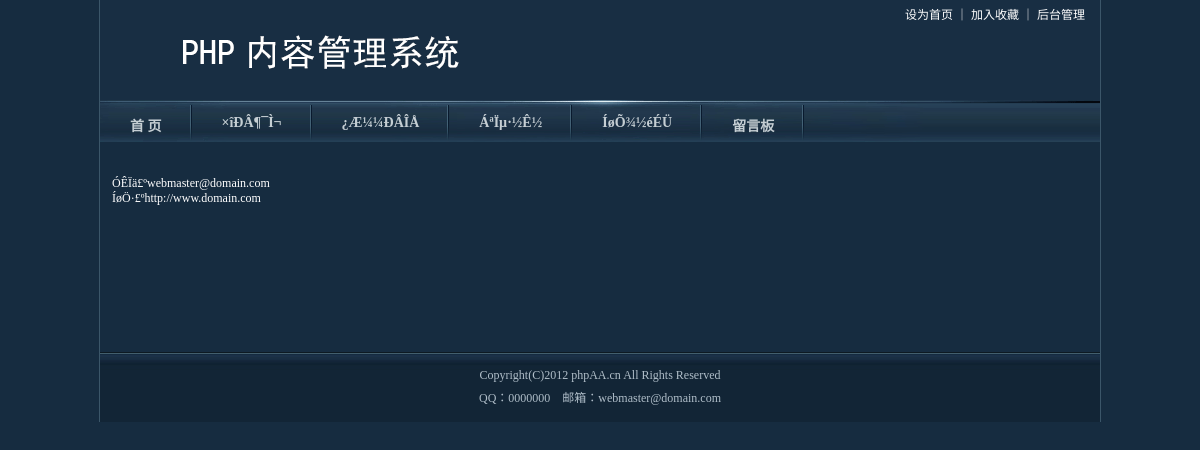
Page /page.php?id=2 on the committed database.
### tables this page shows
CREATE TABLE IF NOT EXISTS `cms_category` (
  `id` int(11) NOT NULL AUTO_INCREMENT COMMENT 'À¸Ä¿ID',
  `pid` int(11) NOT NULL DEFAULT '0' COMMENT '¸¸À¸Ä¿ID',
  `name` varchar(50) NOT NULL DEFAULT '' COMMENT 'À¸Ä¿Ãû³Æ',
  `description` text,
  `seq` int(11) NOT NULL DEFAULT '0' COMMENT 'À¸Ä¿ÅÅÐò',
  PRIMARY KEY (`id`)
);

CREATE TABLE IF NOT EXISTS `cms_page` (
  `id` int(11) NOT NULL AUTO_INCREMENT COMMENT 'ID',
  `code` varchar(20) DEFAULT NULL COMMENT '±ðÃû',
  `title` varchar(100) DEFAULT NULL COMMENT 'Ãû³Æ',
  `content` text COMMENT 'ÄÚÈÝ',
  `created_date` datetime DEFAULT NULL COMMENT '´´½¨ÈÕÆÚ',
  PRIMARY KEY (`id`)
);

### include/config.inc.php (called while the page is built, shortened)
<?php
require_once ROOT_PATH.'include/db_mysql.php';
$db = new db_mysql();
?>

### include/db_mysql.php (called while the page is built, shortened)
<?php
class db_mysql {
	private $link_id = NULL;
	function __construct() {
		$this->debug = false;
	}
	function connect($dbhost, $dbuser, $dbpwd, $dbname = '', $dbcharset = 'utf8', $pconnect = 0) {
		if ($pconnect) {
			if (! $this->link_id = mysql_pconnect ( $dbhost, $dbuser, $dbpwd )) {
				$this->ErrorMsg ();
			}
		} else {
			if (! $this->link_id = mysql_connect ( $dbhost, $dbuser, $dbpwd, 1 )) {
				$this->ErrorMsg ();
			}
		}
	}
	function query($sql) {
		if (! ($query = mysql_query ( $sql, $this->link_id ))) {
			$this->ErrorMsg ();
			return false;
		} else {
			return $query;
		}
	}
	function getList($sql) {
		$res = $this->query ( $sql );
		if ($res !== false) {
			$arr = array ();
			$row = mysql_fetch_assoc ( $res );
			while ($row) {
				$arr [] = $row;
				$row = mysql_fetch_assoc ( $res );
			}
			return $arr;
		} else {
			return false;
		}
	}
	function getOneRow($sql) {
		$res = $this->query ( $sql );
		if ($res !== false) {
			return mysql_fetch_assoc ( $res );
		} else {
			return false;
		}
	}
}
?>

### include/common.function.php (called while the page is built, shortened)
<?php
function getCategoryList($pid=0){
	global $db;
	return $db->getList("select * from cms_category where pid=".$pid);
}
function getPageList(){
	global $db;
	return $db->getList("select * from cms_page order by code asc");
}
function getPageInfoByID($id=0){
	global $db;
	return $db->getOneRow("select * from cms_page where id=".$id);
}
?>

### page.php (the view)
<?php
include_once 'header.php';
?>
<?php
$id = is_numeric($_GET['id'])?$_GET['id']:0;
$page = getPageInfoById($id);
?>
<table width="990" align="center">
  <tr>
    <td height="200" align="left" valign="top" class="white" style="padding-left:5px">&nbsp;&nbsp;&nbsp;&nbsp;<?php echo $page['content'];?></td>
  </tr>
</table>
<?php
include_once 'footer.php';
?>

### header.php (shortened to what this page needs)
<?php
include_once 'include/config.inc.php';
include_once 'include/common.function.php';
?>
<!DOCTYPE html PUBLIC "-//W3C//DTD XHTML 1.0 Transitional//EN" "http://www.w3.org/TR/xhtml1/DTD/xhtml1-transitional.dtd">
<html xmlns="http://www.w3.org/1999/xhtml">
<head>
<link href="images/css.css" rel="stylesheet" type="text/css" />
</head>
<body>
<div class="main">
<table width="100%" border="0" cellspacing="0" cellpadding="0">
  <tr>
    <td width="443" height="100" align="center" bgcolor="#182E43"><a href="http://www.phpaa.cn" target="_blank"><img src="images/logo.gif" width="396" height="78" border="0" /></a></td>
    <td align="right" valign="top" bgcolor="#182E43" class="white" style="padding-top:5px">
    <a href="http://www.phpaa.cn" onClick="this.style.behavior='url(#default#homepage)';this.setHomePage('http://www.phpaa.cn/');return(false);" style="behavior: url(#default#homepage)" class="white">设为首页 </a>｜
    <a href="javascript:window.external.addFavorite('http://www.phpaa.cn/','文章管理系统');" class="white">加入收藏 </a>｜
    <a href="admin/" class="white">后台管理&nbsp;&nbsp;&nbsp;&nbsp;&nbsp;</a> </td>
  </tr>
</table>
<table width="100%" border="0" cellspacing="0" cellpadding="0" class="navBg">
  <tr>
    <td align="center" valign="top">
      <div class="nav"><a href="index.php">首  页</a></div>
      <?php foreach(getCategoryList() as $list){?>
      <div class="nav"><a href="list.php?id=<?php echo $list['id']?>"><?php echo $list['name']?></a></div>
      <?php }?>
      <?php foreach(getPageList() as $list){?>
      <div class="nav"><a href="page.php?id=<?php echo $list['id']?>"><?php echo $list['title']?></a></div>
      <?php }?>
      <div class="nav"><a href="message.php">留言板</a></div></td>
  </tr>
</table>

### images/css.css (style rules this page uses)
body { background-color: #162C40;margin: 0px;text-align:center; }
.main { border-left:1px solid #3B5669;border-right:1px solid #3B5669; width:1000px; margin:0px auto }
.white { font-size:12px; color:#fff; }
a.white:link { color:#fff; text-decoration:none; line-height:20px; }
.navBg { background:url(nav_bg.gif) no-repeat top; height:42px; margin-bottom:4px; padding-top:5px; }
.nav { background:url(nav_line.gif) no-repeat center right; height:26px; padding-top:10px;font-size:14px; color:#C5CED3; padding-left:30px; padding-right:30px; float:left; font-weight:bold; }
.nav a:link { color:#C5CED3; text-decoration:none; }

### rows in the picture
cms_category: name "×îÐÂ¶¯Ì¬"
cms_category: name "¿Æ¼¼ÐÂÎÅ"
cms_page: title "ÁªÏµ·½Ê½", content "ÓÊÏä£ºwebmaster@domain.com ÍøÖ·£ºhttp://www.domain.com"
cms_page: title "ÍøÕ¾½éÉÜ"
